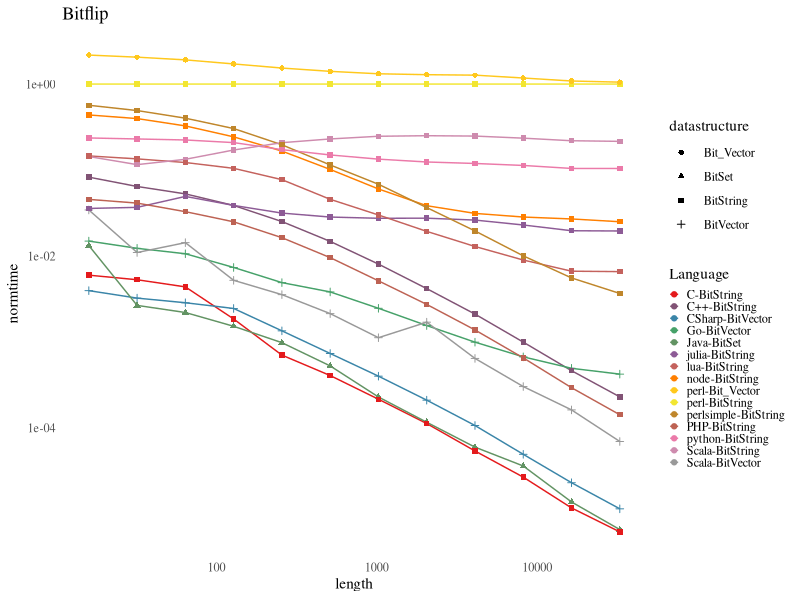
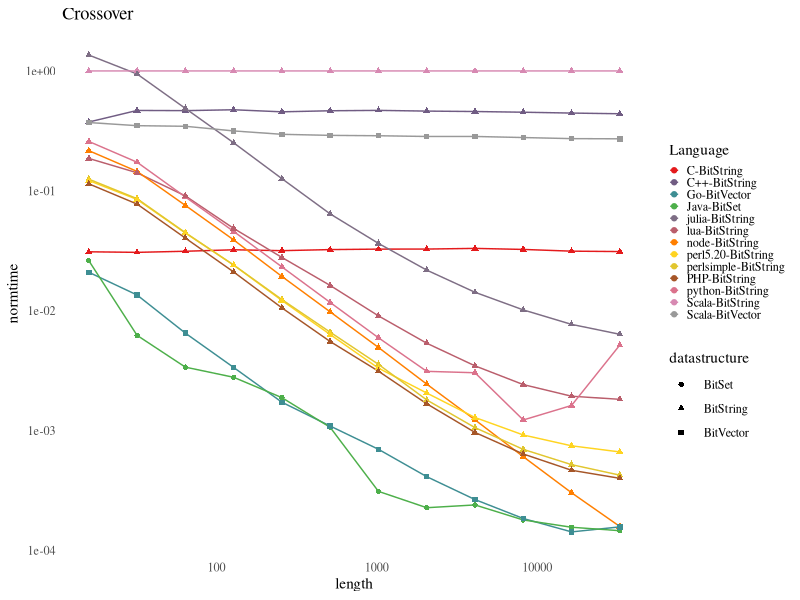
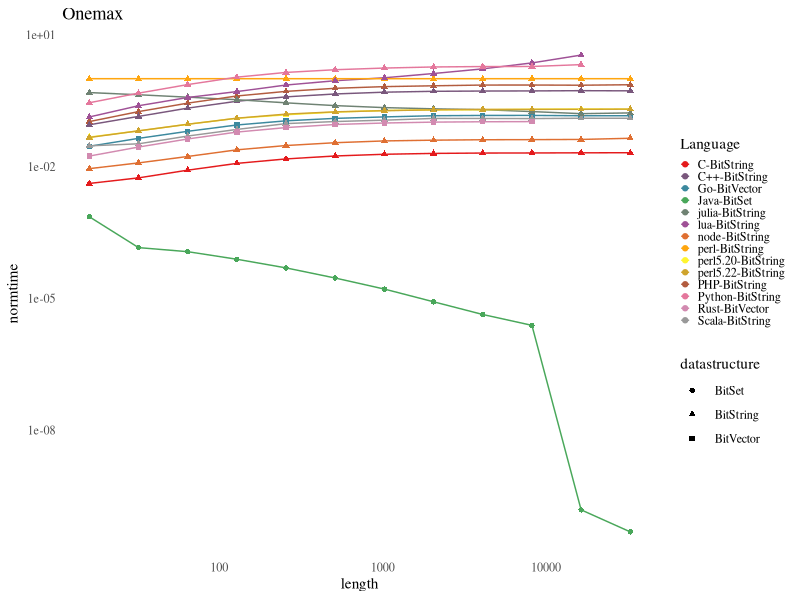
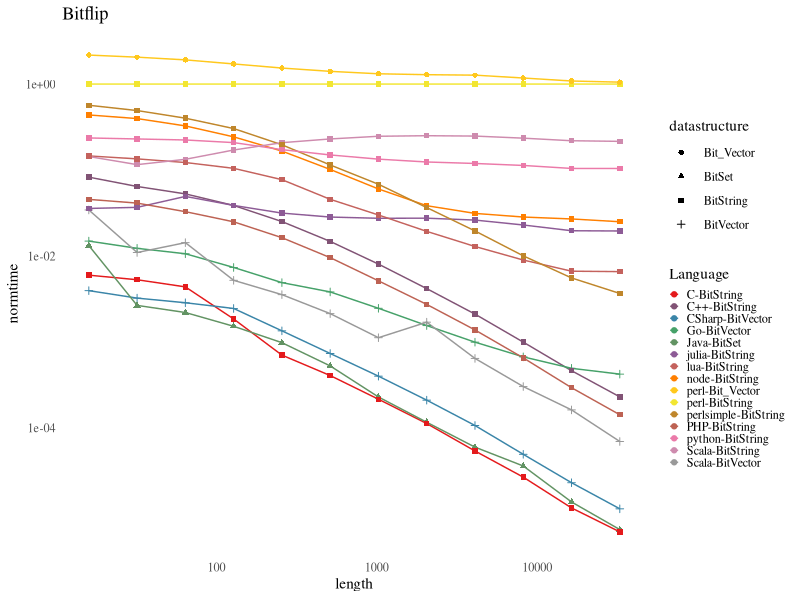
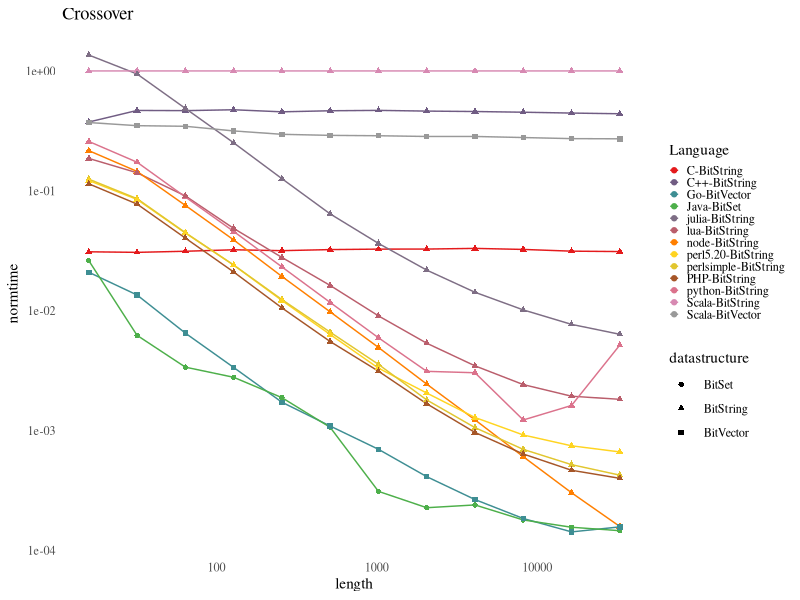
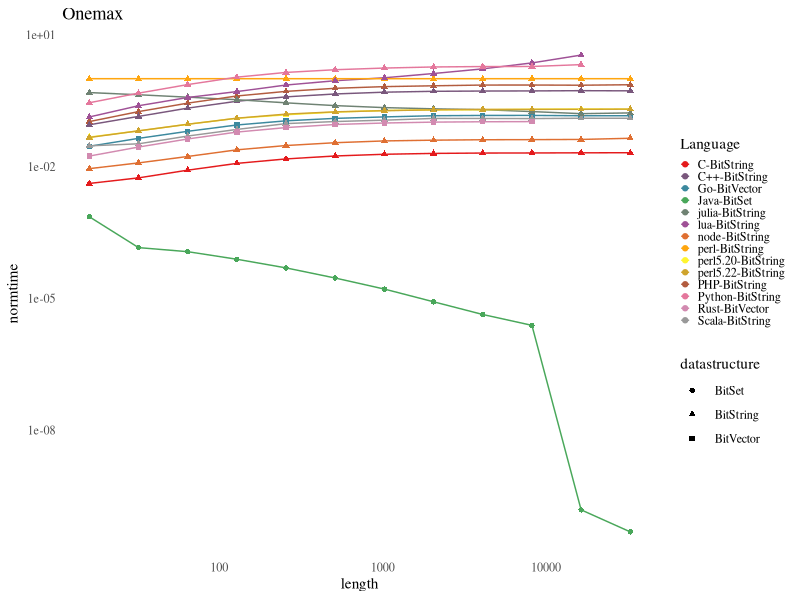

Source code (R) for these figures, in order:
## ----setup, cache=FALSE,echo=FALSE---------------------------------------
library("ggplot2")
library(RColorBrewer)
library("ggthemes")

# Load files
measures.bf <- read.csv('measures-bitflip-norm.csv')
measures.xo <- read.csv('measures-xover-norm.csv')
measures.mo <- read.csv('measures-maxones-norm.csv')

## ----results-bf, cache=FALSE,echo=FALSE----------------------------------

colourCount = length(unique(measures.bf$languagerepresentation))
getPalette = colorRampPalette(brewer.pal(9, "Set1"))
ggplot(measures.bf,aes(x=length,y=normtime,colour=factor(languagerepresentation)))+ geom_line() + geom_point(aes(shape=datastructure)) +  ggtitle("Bitflip")+scale_y_log10()+scale_x_log10()+scale_color_manual(name='Language',values=getPalette(colourCount))+ theme(legend.title = element_text(colour="blue", size=7, face="bold"))+ theme(legend.text = element_text(colour="blue", size=5))+ guides(col = guide_legend(keyheight=0.5,keywidth=0.5))+theme_tufte(ticks=FALSE)
ggsave("bitflip-norm.png",height=3,width=5.33)

## ----results-xo, cache=FALSE,echo=FALSE----------------------------------
colourCount = length(unique(measures.xo$languagerepresentation))
ggplot(measures.xo,aes(x=length,y=normtime,colour=factor(languagerepresentation)))+ geom_line() + geom_point(aes(shape=datastructure)) +  ggtitle("Crossover")+scale_y_log10()+scale_x_log10()+scale_color_manual(name='Language',values=getPalette(colourCount))+ theme(legend.title = element_text(colour="blue", size=7, face="bold"))+ theme(legend.text = element_text(colour="blue", size=5))+ guides(col = guide_legend(keyheight=0.5,keywidth=0.5))+theme_tufte(ticks=FALSE)
ggsave("xover-norm.png",height=3,width=5.33)


## ----results-mo, cache=FALSE,echo=FALSE----------------------------------
colourCount = length(unique(measures.mo$languagerepresentation))
ggplot(measures.mo,aes(x=length,y=normtime,colour=factor(languagerepresentation)))+ geom_line() + geom_point(aes(shape=datastructure)) +  ggtitle("Onemax")+scale_y_log10()+scale_x_log10()+scale_color_manual(name='Language',values=getPalette(colourCount))+ theme(legend.title = element_text(colour="blue", size=7, face="bold"))+ theme(legend.text = element_text(colour="blue", size=5))+ guides(col = guide_legend(keyheight=0.5,keywidth=0.5))+theme_tufte(ticks=FALSE)
ggsave("maxones-norm.png",height=3,width=5.33)


